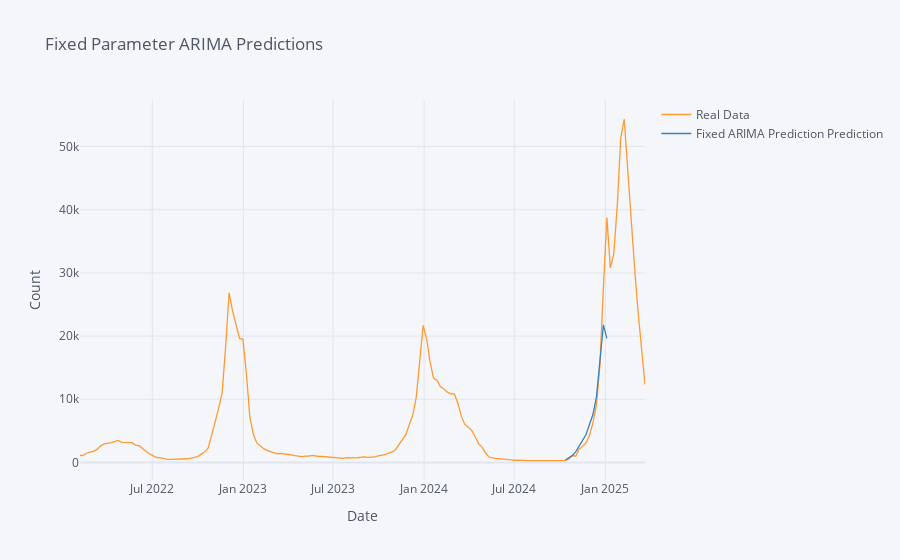

Source (notebook cell):
### Code cell
Processor.create_graph()

### Figure 1 — Plotly figure (JSON) as saved in the notebook; plotly's stock layout.template omitted (floating-point values rounded to 4 significant figures; data arrays with more than 128 entries replaced by an {"elided": "..."} marker saying what was removed)
{"data": [{"line": {"color": "rgba(255, 153, 51, 1.0)", "dash": "solid", "shape": "linear", "width": 1.3}, "mode": "lines", "name": "Real Data", "text": "", "type": "scatter", "x": {"elided": "164 str values"}, "y": {"elided": "164 int values"}}, {"line": {"color": "rgba(55, 128, 191, 1.0)", "dash": "solid", "shape": "linear", "width": 1.3}, "mode": "lines", "name": "Fixed ARIMA Prediction Prediction", "text": "", "type": "scatter", "x": {"elided": "164 str values"}, "y": {"elided": "164 mixed values"}}], "layout": {"autosize": true, "legend": {"bgcolor": "#F5F6F9", "font": {"color": "#4D5663"}}, "paper_bgcolor": "#F5F6F9", "plot_bgcolor": "#F5F6F9", "title": {"font": {"color": "#4D5663"}, "text": "Fixed Parameter ARIMA Predictions"}, "xaxis": {"autorange": true, "gridcolor": "#E1E5ED", "range": ["2022-02-05", "2025-03-22"], "showgrid": true, "tickfont": {"color": "#4D5663"}, "title": {"font": {"color": "#4D5663"}, "text": "Date"}, "type": "date", "zerolinecolor": "#E1E5ED"}, "yaxis": {"autorange": true, "gridcolor": "#E1E5ED", "range": [-2785.0, 57370.0], "showgrid": true, "tickfont": {"color": "#4D5663"}, "title": {"font": {"color": "#4D5663"}, "text": "Count"}, "type": "linear", "zerolinecolor": "#E1E5ED"}}}
